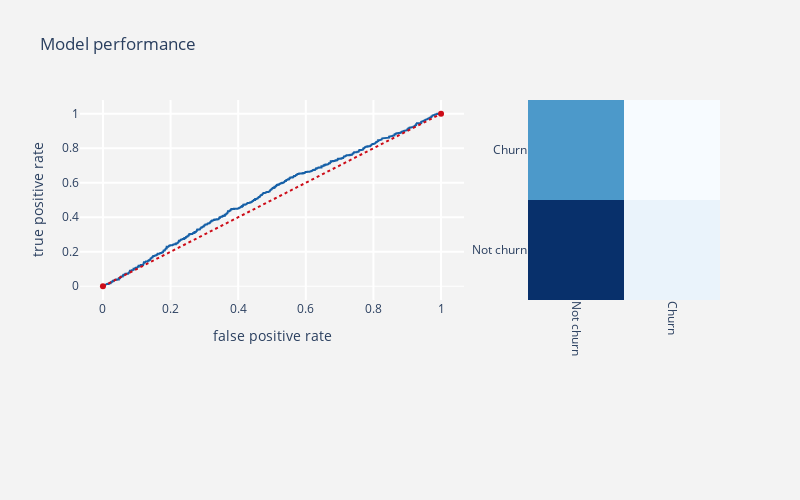

Write notebook code for a chart like this one.
### Markdown cell above
### GaussianNB

### Code cell
gnb = GaussianNB(priors=None)
prediction_alg(gnb,train_x,test_x,train_y,test_y)

### Figure 1 — Plotly figure (JSON) as saved in the notebook; plotly's stock layout.template omitted (floating-point values rounded to 4 significant figures; data arrays with more than 128 entries replaced by an {"elided": "..."} marker saying what was removed)
{"data": [{"line": {"color": "rgb(22, 96, 167)", "width": 2}, "name": "Roc : 0.5102809553041232", "type": "scatter", "x": {"elided": "939 float values"}, "y": {"elided": "939 float values"}}, {"line": {"color": "rgb(205, 12, 24)", "dash": "dot", "width": 2}, "type": "scatter", "x": [0, 1], "y": [0, 1]}, {"colorscale": [[0, "rgb(247,251,255)"], [0.125, "rgb(222,235,247)"], [0.25, "rgb(198,219,239)"], [0.375, "rgb(158,202,225)"], [0.5, "rgb(107,174,214)"], [0.625, "rgb(66,146,198)"], [0.75, "rgb(33,113,181)"], [0.875, "rgb(8,81,156)"], [1, "rgb(8,48,107)"]], "name": "matrix", "showscale": false, "type": "heatmap", "x": ["Not churn", "Churn"], "xaxis": "x2", "y": ["Not churn", "Churn"], "yaxis": "y2", "z": [[981, 212], [647, 160]]}], "layout": {"autosize": false, "height": 500, "margin": {"b": 200}, "paper_bgcolor": "rgb(243,243,243)", "plot_bgcolor": "rgb(243,243,243)", "showlegend": false, "title": {"text": "Model performance"}, "width": 800, "xaxis": {"domain": [0, 0.6], "gridcolor": "rgb(255, 255, 255)", "gridwidth": 2, "ticklen": 5, "title": {"text": "false positive rate"}}, "xaxis2": {"domain": [0.7, 1], "gridcolor": "rgb(255, 255, 255)", "tickangle": 90}, "yaxis": {"gridcolor": "rgb(255, 255, 255)", "gridwidth": 2, "ticklen": 5, "title": {"text": "true positive rate"}, "zerolinewidth": 1}, "yaxis2": {"anchor": "x2", "gridcolor": "rgb(255, 255, 255)"}}}
